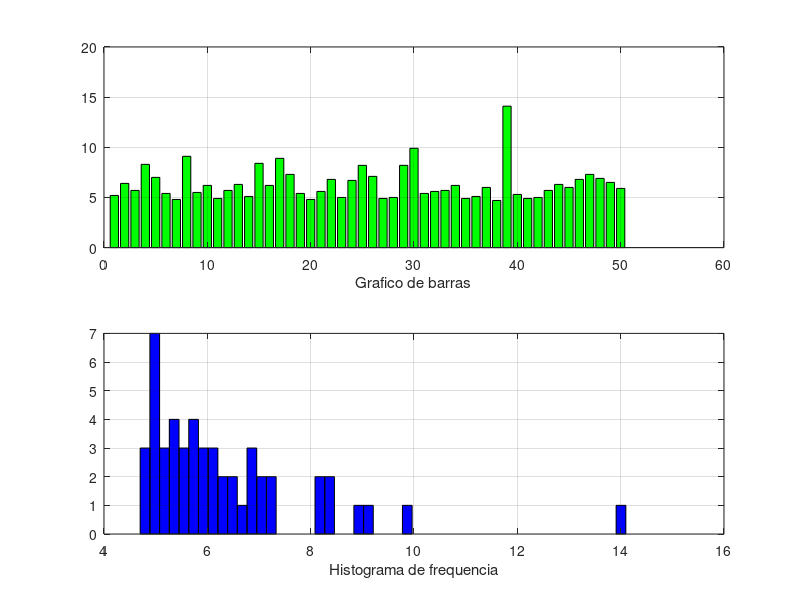

The MATLAB source for this figure:
x = [5.2 6.4 5.7 8.3 7.0 5.4 4.8 9.1 5.5 6.2 4.9 5.7 6.3 5.1 8.4 6.2 8.9 7.3 5.4 4.8 5.6 6.8 5.0 6.7 8.2 7.1 4.9 5.0 8.2 9.9 5.4 5.6 5.7 6.2 4.9 5.1 6.0 4.7 14.1 5.3 4.9 5.0 5.7 6.3 6.0 6.8 7.3 6.9 6.5 5.9];
figure;
subplot(2,1,1);
bar(x,'g');
xlabel('Grafico de barras');
grid
subplot(2,1,2);
hist(x,50,'b')
xlabel('Histograma de frequencia');
grid
